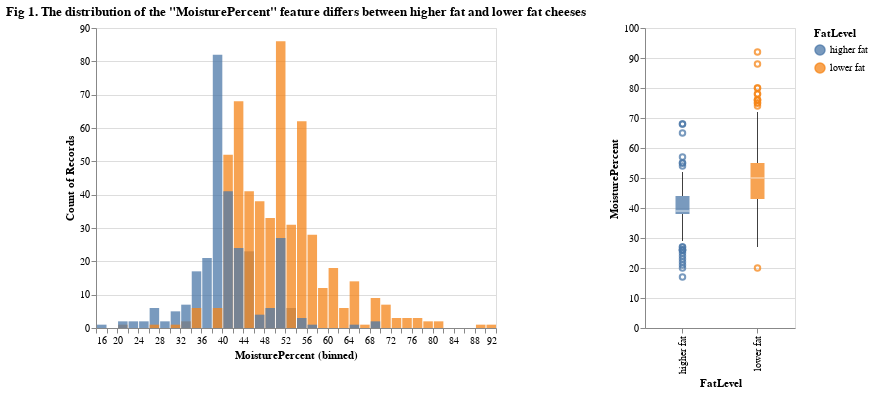

Notebook cell for this chart:
### Markdown cell above
### 2.6 Explore Data through Visualization
Next, we will create some visualizations to better understand our data. Since MoisturePercent is our only numeric feature, let's plot a histogram for this feature and facet by our target, FatLevel, to see if there is a differing distribution of MoisturePercent between the two target categories.

### Code cell
moisture_histogram = alt.Chart(train_df).mark_bar(opacity=0.75).encode(
    x=alt.X('MoisturePercent:Q', bin=alt.Bin(step=2)),
    y=alt.Y('count(MoisturePercent):Q', stack=False),
    color=alt.Color('FatLevel:N')
).properties(title='Fig 1. The distribution of the "MoisturePercent" feature differs between higher fat and lower fat cheeses')
moisture_boxplot= alt.Chart(train_df).mark_boxplot(opacity=0.75).encode(
    x=alt.X('FatLevel:N'),
    y=alt.Y('MoisturePercent:Q', stack=False),
    color=alt.Color('FatLevel:N')
).properties(width=150, height=300)

moisture_histogram | moisture_boxplot

### Figure 1 — Vega-Lite specification as saved in the notebook (floating-point values rounded to 4 significant figures; data arrays with more than 128 entries replaced by an {"elided": "..."} marker saying what was removed)
{"config": {"view": {"continuousWidth": 400, "continuousHeight": 300}}, "hconcat": [{"mark": {"type": "bar", "opacity": 0.75}, "encoding": {"color": {"type": "nominal", "field": "FatLevel"}, "x": {"type": "quantitative", "bin": {"step": 2}, "field": "MoisturePercent"}, "y": {"type": "quantitative", "aggregate": "count", "field": "MoisturePercent", "stack": false}}, "title": "Fig 1. The distribution of the \"MoisturePercent\" feature differs between higher fat and lower fat cheeses"}, {"mark": {"type": "boxplot", "opacity": 0.75}, "encoding": {"color": {"type": "nominal", "field": "FatLevel"}, "x": {"type": "nominal", "field": "FatLevel"}, "y": {"type": "quantitative", "field": "MoisturePercent", "stack": false}}, "height": 300, "width": 150}], "data": {"name": "data-fca0dbdedd817bb3af6c94de59a0bb48"}, "$schema": "https://vega.github.io/schema/vega-lite/v4.8.1.json", "datasets": {"data-fca0dbdedd817bb3af6c94de59a0bb48": {"elided": "833 records"}}}
